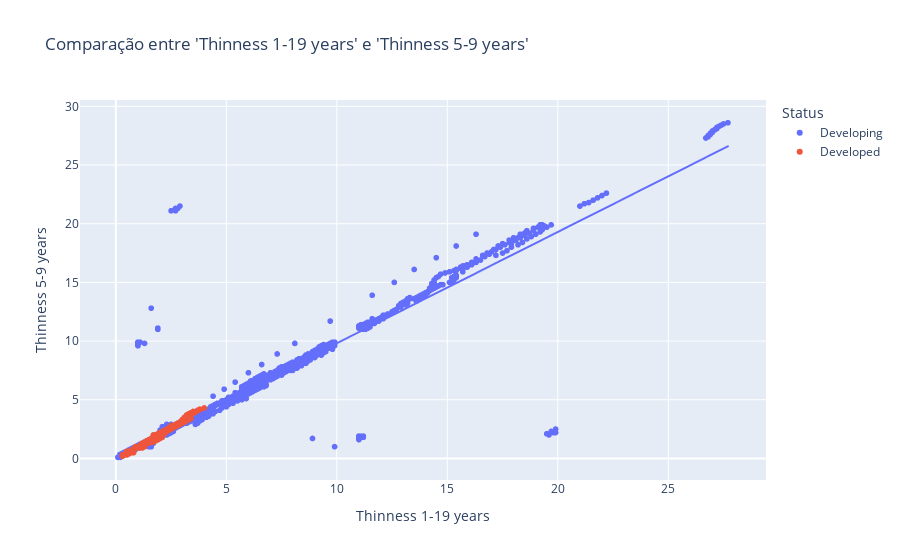

Here is the notebook cell this chart was saved with:
### Markdown cell above
Olhando as estatísticas descritivas dessas variáveis, parece que as colunas 'Thinness' carregam praticamente a mesma informação (inclusive quantitativa).

### Code cell
# comparação entre as variaveis 'Thinness 1-19 years' e 'Thinness 5-9 years'
fig = px.scatter(df, x="Thinness 1-19 years", y="Thinness 5-9 years", trendline="ols", \
                 title="Comparação entre 'Thinness 1-19 years' e 'Thinness 5-9 years'", color='Status')
fig.show()

### Figure 1 — Plotly figure (JSON) as saved in the notebook; plotly's stock layout.template omitted (floating-point values rounded to 4 significant figures; data arrays with more than 128 entries replaced by an {"elided": "..."} marker saying what was removed)
{"data": [{"hovertemplate": "Status=Developing<br>Thinness 1-19 years=%{x}<br>Thinness 5-9 years=%{y}<extra></extra>", "legendgroup": "Developing", "marker": {"color": "#636efa", "symbol": "circle"}, "mode": "markers", "name": "Developing", "showlegend": true, "type": "scattergl", "x": {"elided": "2426 float values"}, "xaxis": "x", "y": {"elided": "2426 float values"}, "yaxis": "y"}, {"hovertemplate": "<b>OLS trendline</b><br>Thinness 5-9 years = 0.948083 * Thinness 1-19 years + 0.332674<br>R<sup>2</sup>=0.863438<br><br>Status=Developing<br>Thinness 1-19 years=%{x}<br>Thinness 5-9 years=%{y} <b>(trend)</b><extra></extra>", "legendgroup": "Developing", "marker": {"color": "#636efa", "symbol": "circle"}, "mode": "lines", "name": "Developing", "showlegend": false, "type": "scattergl", "x": {"elided": "2392 float values"}, "xaxis": "x", "y": {"elided": "2392 float values"}, "yaxis": "y"}, {"hovertemplate": "Status=Developed<br>Thinness 1-19 years=%{x}<br>Thinness 5-9 years=%{y}<extra></extra>", "legendgroup": "Developed", "marker": {"color": "#EF553B", "symbol": "circle"}, "mode": "markers", "name": "Developed", "showlegend": true, "type": "scattergl", "x": {"elided": "512 float values"}, "xaxis": "x", "y": {"elided": "512 float values"}, "yaxis": "y"}, {"hovertemplate": "<b>OLS trendline</b><br>Thinness 5-9 years = 1.08538 * Thinness 1-19 years + -0.136789<br>R<sup>2</sup>=0.980977<br><br>Status=Developed<br>Thinness 1-19 years=%{x}<br>Thinness 5-9 years=%{y} <b>(trend)</b><extra></extra>", "legendgroup": "Developed", "marker": {"color": "#EF553B", "symbol": "circle"}, "mode": "lines", "name": "Developed", "showlegend": false, "type": "scattergl", "x": {"elided": "512 float values"}, "xaxis": "x", "y": {"elided": "512 float values"}, "yaxis": "y"}], "layout": {"legend": {"title": {"text": "Status"}, "tracegroupgap": 0}, "title": {"text": "Comparação entre 'Thinness 1-19 years' e 'Thinness 5-9 years'"}, "xaxis": {"anchor": "y", "domain": [0, 1], "title": {"text": "Thinness 1-19 years"}}, "yaxis": {"anchor": "x", "domain": [0, 1], "title": {"text": "Thinness 5-9 years"}}}}
